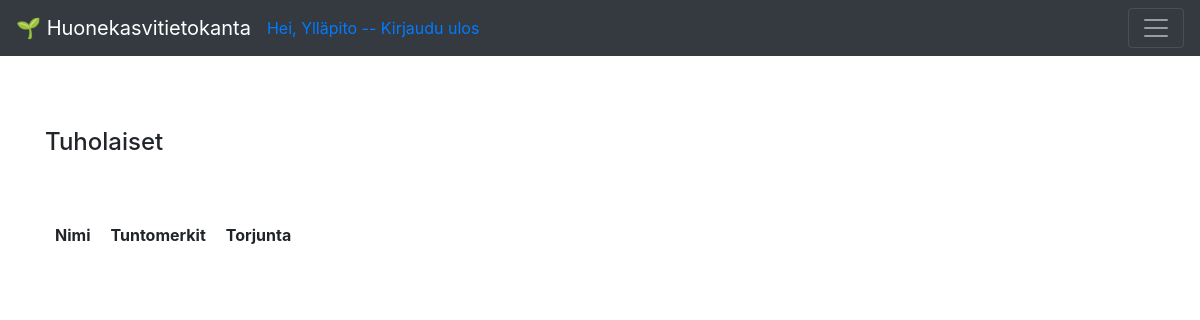
Before: /pests (signed in) with the older database file.
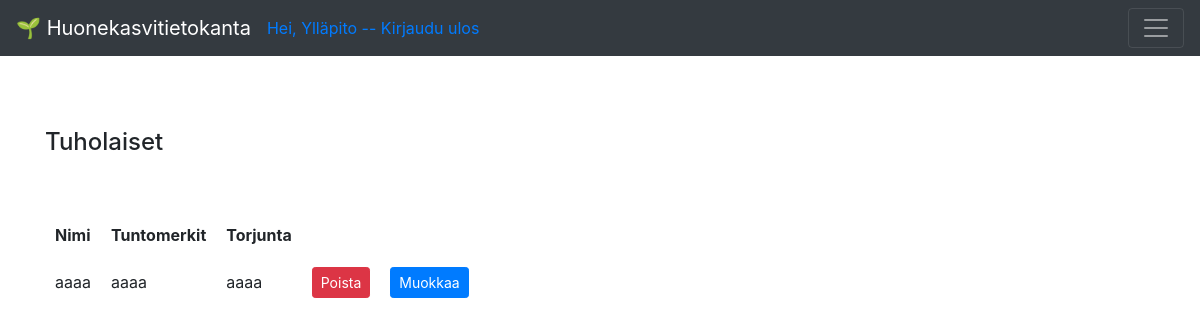
After: the same page with the newer database file.
### application/auth/models.py (models this page shows, shortened)
class User(Base):
    __tablename__ = "account"
    date_created = db.Column(db.DateTime, default=db.func.current_timestamp())
    username = db.Column(db.String(144), nullable=False, unique=True)
    password = db.Column(db.String(144), nullable=False)
    plants = db.relationship("Plant", backref='account', lazy=True)

### application/pests/models.py (models this page shows, shortened)
class Pest(Base):
    description = db.Column(db.String(400), nullable=False)
    control = db.Column(db.String(400), nullable=False)

### application/pests/views.py (the view)
@app.route("/pests", methods=["GET"])
@login_required(role="ANY")
def pests_index():
    return render_template("pests/list.html", pests = Pest.query.all())

### application/__init__.py (called while the page is built)
def login_required(role = "ANY"):
    def wrapper(fn):
        @wraps(fn)
        def decorated_view(*args, **kwargs):
            if not current_user:
                return login_manager.unauthorized()
            if not current_user.is_authenticated:
                return login_manager.unauthorized()
            unauthorized = False
            if not role == "ANY":
                unauthorized = True
                for user_role in current_user.userrole():
                    if user_role == role:
                        unauthorized = False
                        break
            if unauthorized:
                return login_manager.unauthorized()
            return fn(*args, **kwargs)
        return decorated_view
    return wrapper

@login_manager.user_loader
def load_user(user_id):
    return User.query.get(user_id)

### application/templates/pests/list.html
{% extends "layout.html" %}
{% block body %}
<h4>Tuholaiset</h4>
<br>
<br>
  <table cellpadding="20">
    <tr>
      <th>Nimi</th>
      <th>Tuntomerkit</th>
      <th>Torjunta<th>
    </tr>
    {% for pest in pests %}
    <tr>
      <td>{{ pest.name }}</td>
      <td>{{ pest.description }}</td>
      <td>{{ pest.control }}</td>
      {% if current_user.id == 1 %}
      <td>
          <form method="POST" action="{{ url_for('pests_delete', pest_id=pest.id) }}">
            <button type="submit" class="btn btn-danger btn-sm">Poista</button>
          </form>
              </td>
              <td>
                  <form method="POST" action="{{ url_for('pests_edit', pest_id=pest.id) }}">
                    <button type="submit" class="btn btn-primary btn-sm">Muokkaa</button>
                  </form>
                      </td>
                      {% endif %}
    </tr>
    {% endfor %}
  </table>
{% endblock %}

### application/templates/layout.html (shortened to what this page needs)
<!DOCTYPE html>
<html>
  <head>
    <link rel="stylesheet"
          href= "https://stackpath.bootstrapcdn.com/bootstrap/4.3.1/css/bootstrap.min.css">
  </head>
  <body>
<nav class="navbar navbar-dark bg-dark">
    <a class="navbar-brand" href="/">&#127793; Huonekasvitietokanta</a>
    {% if current_user.is_authenticated %}
        <a href="{{ url_for('auth_logout') }}">Hei, {{ current_user.name }} -- Kirjaudu ulos</a>
        {% else %}
        </li><a class= "nav-link" href="{{ url_for('auth_login') }}">Kirjaudu sisään</a>
        <a class="nav-link" href="{{ url_for('auth_new') }}">Luo tunnus</a>
        {% endif %}
    <button class="navbar-toggler ml-auto"
                type="button"
                data-toggle="collapse"
                data-target="#navbarSupportedContent1">
            <span class="navbar-toggler-icon my-toggler">
          </span>
        </button>
  </nav>
<main role="main" class="container">
    <br>
    <br>
    <br>
    {% block body %}{% endblock %}
  </body>
</html>

### application/templates/layout.html (style rules this page uses)
table, th, td { padding: 10px; }

Changed rows visible on the page:
added Pest: name "aaaa", description "aaaa", control "aaaa"
